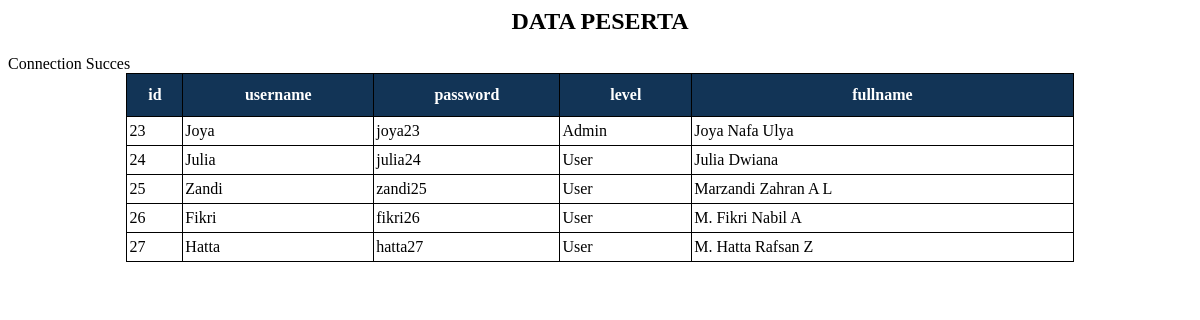
The page / on the database its author committed.
### tables this page shows
CREATE TABLE `table_kk4` (
  `id` int(50) NOT NULL,
  `username` varchar(50) NOT NULL,
  `password` varchar(50) NOT NULL,
  `level` varchar(50) NOT NULL,
  `fullname` varchar(50) NOT NULL
);

### index.php (the view, shortened to what this page needs)
<html>
<head>
  <link rel="stylesheet" type="text/css" href="style.css">
</head>
<body>
  <div class="container">
    <h2><center>DATA PESERTA</center></h2>
    <table class=" table table-bordered table-hovered" align="center">
  <tr>
    <th>id</th>
    <th>username</th>
    <th>password</th>
    <th>level</th>
    <th>fullname</th>
  </tr></div>
  <?php
  include('koneksi.php');
  $sql_tampil ="SELECT * FROM table_kk4";
  $peserta=mysqli_query($conn,$sql_tampil);
  while($baris_data=mysqli_fetch_array($peserta,MYSQLI_ASSOC)){
    echo'
    </tr>
      <td>'.$baris_data['id'].'</td>
      <td>'.$baris_data['username'].'</td>
      <td>'.$baris_data['password'].'</td>
      <td>'.$baris_data['level'].'</td>
      <td>'.$baris_data['fullname'].'</td>
    </tr>';
  }
  ?>
</body>
</html>

### style.css (style rules this page uses)
table { border-collapse: collapse; width: 80%; }
table th { border: 1px solid #000; padding: 2px; padding-top: 12px; padding-bottom: 12px; text-align: left; background-color: #123456; color: white; text-align: center; }
table td { border: 1px solid #000; padding: 2px; padding-top: 5px; padding-bottom: 5px; text-align: left; color: black; }

### rows shown on the page
table_kk4: id "23", username "Joya", password "joya23", level "Admin", fullname "Joya Nafa Ulya"
table_kk4: id "24", username "Julia", password "julia24", level "User", fullname "Julia Dwiana"
table_kk4: id "25", username "Zandi", password "zandi25", level "User", fullname "Marzandi Zahran A L"
table_kk4: id "26", username "Fikri", password "fikri26", level "User", fullname "M. Fikri Nabil A"
table_kk4: id "27", username "Hatta", password "hatta27", level "User", fullname "M. Hatta Rafsan Z"
